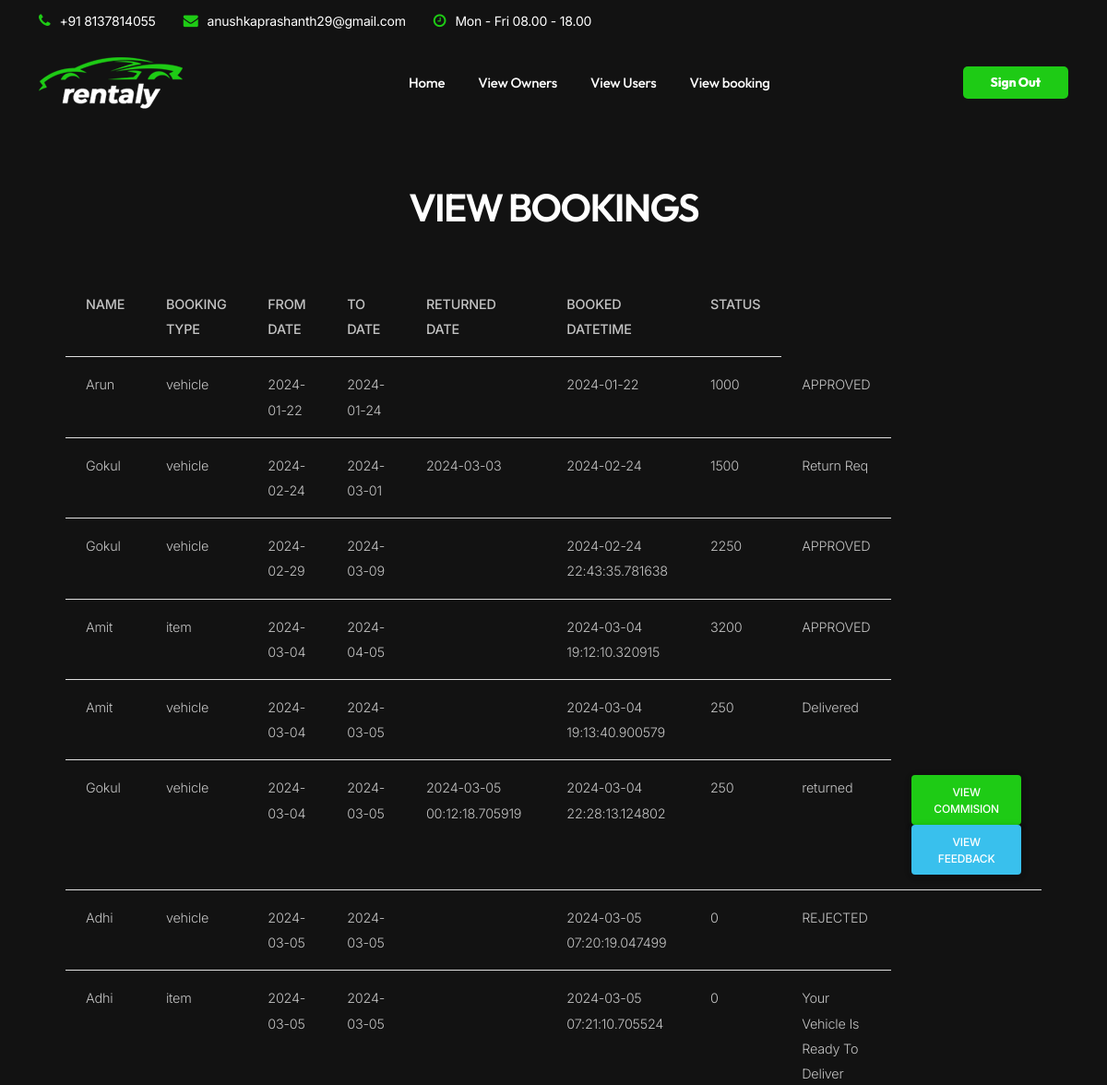
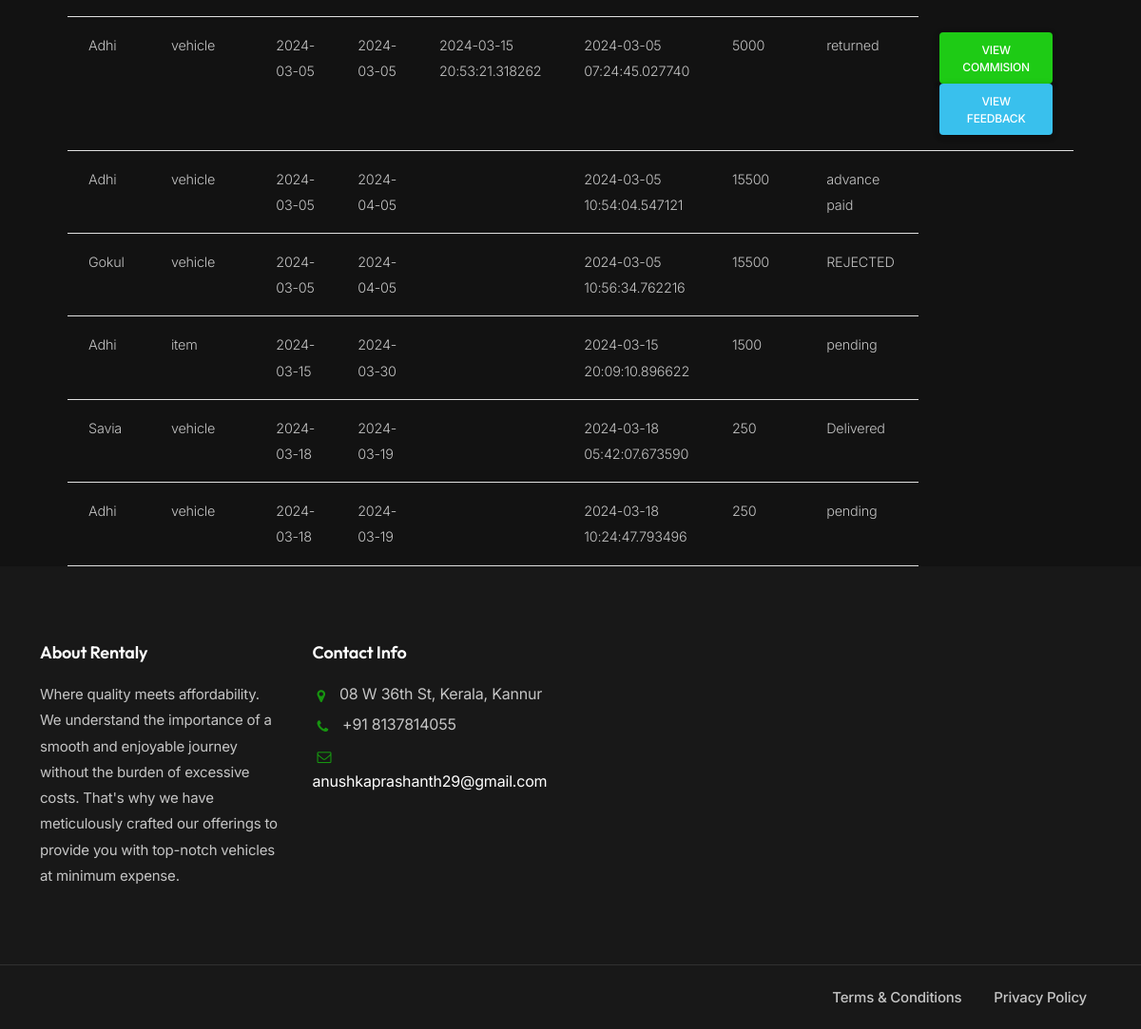
Screenshot of /admin_view_booking with the database file from the repository (2 pictures, top to bottom).
### car_rental_app/models.py (models this page shows)
class booking(models.Model):
    booking_id=models.AutoField(primary_key=True)
    book_for_id=models.IntegerField()
    book_for_type=models.CharField(max_length=225)
    user=models.ForeignKey(users,on_delete=models.CASCADE)
    from_date=models.CharField(max_length=225)
    from_time=models.CharField(max_length=225)
    to_date=models.CharField(max_length=225)
    to_time=models.CharField(max_length=225)
    b_quantity=models.CharField(max_length=225)
    returned_date=models.CharField(max_length=225)
    booking_status=models.CharField(max_length=225)
    booked_datetime=models.CharField(max_length=225)
    balance_amount=models.CharField(max_length=225)
    driver=models.CharField(max_length=225)

class users(models.Model):
    user_id=models.AutoField(primary_key=True)
    login=models.ForeignKey(login,on_delete=models.CASCADE)
    first_name=models.CharField(max_length=225)
    second_name=models.CharField(max_length=225)
    house_name=models.CharField(max_length=225)
    place=models.CharField(max_length=225)
    pincode=models.CharField(max_length=225)
    phone=models.CharField(max_length=225)
    email=models.CharField(max_length=225)
    adhar_card=models.CharField(max_length=225)
    driving_license_back=models.FileField()
    driving_license_front=models.FileField()
    picture=models.FileField()
    latitude=models.CharField(max_length=225)
    logitu=models.CharField(max_length=225)

### car_rental_app/views.py (the view)
# urls.py: path('admin_view_booking',views.admin_view_booking),
def admin_view_booking(request):
    obj=booking.objects.all()
    return render(request,'admin_view_booking.html',{'obj':obj})

### templates/admin_view_booking.html
{% include 'admin_header.html' %}
<center>
	<h2 style="padding-top: 200px;">VIEW BOOKINGS</h2>
	<form method="post">
		<table class="table" style="width: 80%;margin-top:50px">
			<tr>
				<th>NAME</th>
				<th>BOOKING TYPE</th>
				<th>FROM DATE</th>
				<th>TO DATE</th>
				<th>RETURNED DATE</th>
				<th>BOOKED DATETIME</th>
				<th>STATUS</th>
			</tr>
			{% for row in obj %}
			<tr>
				<td>{{ row.user.first_name }}</td>
				<td>{{ row.book_for_type }}</td>
				<td>{{ row.from_date }}</td>
				<td>{{ row.to_date }}</td>
				<td>{{ row.returned_date }}</td>
				<td>{{ row.booked_datetime }}</td>
				<td>{{ row.balance_amount}}</td>
				<td>{{ row.booking_status }}</td>
				{% if row.booking_status == "returned" %}
				<td><a class="btn btn-primary" href="/admin_view_payments/{{row.booking_id}}">VIEW COMMISION</a>
					<a class="btn btn-info" href="/admin_view_feedback/{{row.booking_id }}">View Feedback</a></td>
			{% endif %}
			</tr>
			{% endfor %}
		</table>
	</form>
	</center>
	{% include "footer.html" %}

### static/css/coloring.css (style rules this page uses)
.bg-color, header, section.bg-color, section.call-to-action, a.btn-main, .btn-main, #mainmenu li li a.menu-item:hover, #mainmenu ul li:hover>a.menu-item, .daterangepicker td.active, .daterangepicker td.active:hover, .price-row, .slider-info .text1, .btn-primary, .bg-id-color, .dropcap, .fullwidthbanner-container a.btn, .feature-box-big-icon i, #testimonial-full, .icon-deco i, .feature-box-small-icon .border, .date-post, .team-list .small-border, .de-team-list .small-border, .owl-arrow span, .de-progress .progress-bar, #btn-close-x:hover, .box-fx .info, .btn-more, .widget .small-border, .product img:hover, #btn-search, .de_tab.timeline li.active .dot, .btn-id, .tiny-border, #subheader .small-border-deco span, #services-list li a:hover, .timeline .tl-block .tl-line, .de_tab.tab_style_2 .de_nav li.active span, .de_tab.tab_methods.style-2 .de_nav li.active span, .feature-box-small-icon.style-2 .number.bg-color, .owl-custom-nav .btn-next:before, .owl-custom-nav .btn-prev:before, .timeline>li>.timeline-badge, .de_light .de_tab.tab_style_3 .de_nav li.active span, .de_tab.tab_style_4 .de_nav li.active span, .circle, .social-icons-sm i:hover, .btn-rsvp, .pricing-table .ribbon, .de_tab.tab_style_4 .de_nav li.active, #preloader .s1 span, #filters a.selected, .custom-show:after, .custom-close:after, .widget-post .date, .style-2 .date-box, .d-card i, .owl-item.active>div blockquote:before, .accordion-section-title:before, #form_subscribe #btn-submit i, .bg-gradient-to-right-2, .d-card.hover i, .d-card:hover i, .ribbon, .box-icon-simple .num, .feature-box.f-boxed:hover, .fpw-overlay-btm, .fp-wrap .fpwow-icons a, .owl-item.active.center .feature-box-type-2, .testimonial-color .item:nth-child(1n) blockquote:before, .spinner>div, .d-gallery-item .dgi-1, a.btn-border:hover, .dih-overlay, .widget_tags li a, .nav-pills .nav-link.active, .nav-pills .show>.nav-link, #cookieConsent a.cookieConsentOK, .mask .cover, .icon-box:hover, .feature-box.f-boxed.invert, .text-light .container-timeline ul li::before, .text-light .de_countdown, .text-light .dropdown li span, #selector #dark-mode, #selector #related-items, .dropdown li span:hover, .de-event-item .d-date, .switch, h5 span.label, .lds-roller div:after, body::-webkit-scrollbar-thumb,#de_modal::-webkit-scrollbar-thumb, .de_pricing-table .d-list li:before, .ul-style-4 li:before, #mainmenu ul li b, h1.s2 .c1 span, .bloglist .date-box, .de-icon, .text-light .de-marquee-list .d-item-dot, .slider .progress, input[type="range"]::-webkit-slider-thumb, .de-marquee-list .d-item-dot, #de-click-menu-notification .d-count, .de-submenu-profile i, .menu-col li a.active, #back-to-top { background: var(--primary-color); }
a, a:hover, footer .widget a:hover, .id-color-2, .id-color-secondary, span.id-color-2, .icon-box i, .h-phone i.id-color-secondary, .mask:hover .cover h3 i, address.s1 span i, .de_table .tr .td:nth-child(2) span, .activity-filter i, .dark-scheme .demo-icon-wrap i, .dark-scheme .demo-icon-wrap-s2 span, .de_tab .de_nav li span, .dark-scheme .small-border, .de_tab.tab_methods .de_nav li.active span img, .ul-style-3 li:after, .accordion-button:not(.collapsed), .ul-style-2 li:before, .pricing-table.table-featured .bottom i { color: var(--secondary-color); }
.item_info_counts>div, .de_table .tr .td:nth-child(2) span, .activity-filter i, .accordion-button:not(.collapsed), { background: rgba(var(--secondary-color-rgb), .1); }

### static/css/scheme-01.css (style rules this page uses)
:root { --primary-color: #1ECB15; --primary-color-rgb: 120, 202, 92; --secondary-color: #179510; --secondary-color-rgb: 23, 149, 16; }

### rows the page displays
booking: user.first_name "Arun", book_for_type "vehicle", from_date "2024-01-22", to_date "2024-01-24", booked_datetime "2024-01-22", balance_amount "1000", booking_status "APPROVED"
booking: user.first_name "Gokul", book_for_type "vehicle", from_date "2024-02-24", to_date "2024-03-01", returned_date "2024-03-03", booked_datetime "2024-02-24", balance_amount "1500", booking_status "Return Req"
booking: user.first_name "Gokul", book_for_type "vehicle", from_date "2024-02-29", to_date "2024-03-09", booked_datetime "2024-02-24 22:43:35.781638", balance_amount "2250", booking_status "APPROVED"
booking: user.first_name "Amit", book_for_type "item", from_date "2024-03-04", to_date "2024-04-05", booked_datetime "2024-03-04 19:12:10.320915", balance_amount "3200", booking_status "APPROVED"
booking: user.first_name "Amit", book_for_type "vehicle", from_date "2024-03-04", to_date "2024-03-05", booked_datetime "2024-03-04 19:13:40.900579", balance_amount "250", booking_status "Delivered"
booking: user.first_name "Gokul", book_for_type "vehicle", from_date "2024-03-04", to_date "2024-03-05", returned_date "2024-03-05 00:12:18.705919", booked_datetime "2024-03-04 22:28:13.124802", balance_amount "250", booking_status "returned"
booking: user.first_name "Adhi", book_for_type "vehicle", from_date "2024-03-05", to_date "2024-03-05", booked_datetime "2024-03-05 07:20:19.047499", balance_amount "0", booking_status "REJECTED"
booking: user.first_name "Adhi", book_for_type "item", from_date "2024-03-05", to_date "2024-03-05", booked_datetime "2024-03-05 07:21:10.705524", balance_amount "0", booking_status "Your Vehicle Is Ready To Deliver"
booking: user.first_name "Adhi", book_for_type "vehicle", from_date "2024-03-05", to_date "2024-03-05", returned_date "2024-03-15 20:53:21.318262", booked_datetime "2024-03-05 07:24:45.027740", balance_amount "5000", booking_status "returned"
booking: user.first_name "Adhi", book_for_type "vehicle", from_date "2024-03-05", to_date "2024-04-05", booked_datetime "2024-03-05 10:54:04.547121", balance_amount "15500", booking_status "advance paid"
booking: user.first_name "Gokul", book_for_type "vehicle", from_date "2024-03-05", to_date "2024-04-05", booked_datetime "2024-03-05 10:56:34.762216", balance_amount "15500", booking_status "REJECTED"
booking: user.first_name "Adhi", book_for_type "item", from_date "2024-03-15", to_date "2024-03-30", booked_datetime "2024-03-15 20:09:10.896622", balance_amount "1500", booking_status "pending"
booking: user.first_name "Savia", book_for_type "vehicle", from_date "2024-03-18", to_date "2024-03-19", booked_datetime "2024-03-18 05:42:07.673590", balance_amount "250", booking_status "Delivered"
booking: user.first_name "Adhi", book_for_type "vehicle", from_date "2024-03-18", to_date "2024-03-19", booked_datetime "2024-03-18 10:24:47.793496", balance_amount "250", booking_status "pending"
